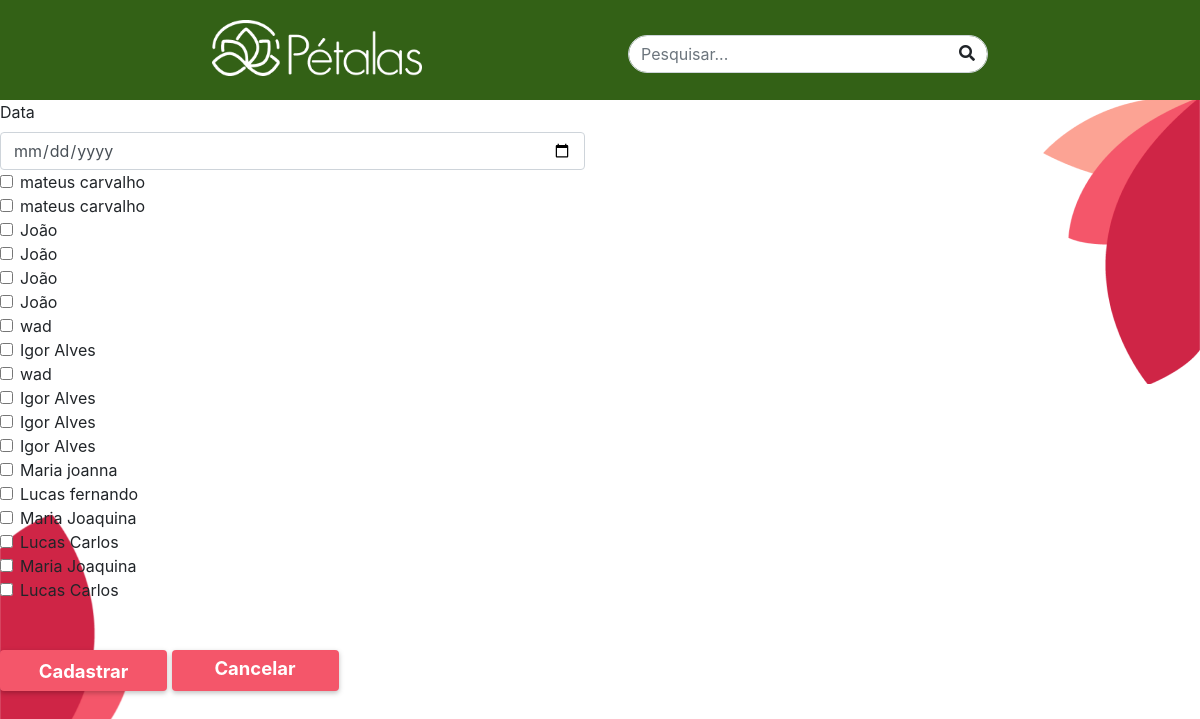
Screenshot of /presenca/cadastro/Eu e o Mundo - Manhã/ with the database file from the repository.
### petalas_app/models.py (models this page shows)
class Crianca(models.Model):
    id_crianca = models.AutoField(primary_key=True)
    nome = models.TextField(max_length=255)
    idade = models.IntegerField()
    nascimento = models.DateField()
    entrada = models.DateField()
    turma = models.TextField(max_length=255)
    cpf_crianca = models.TextField(max_length=255)
    nome_resp = models.TextField(max_length=255)
    email_resp = models.TextField(max_length=255)
    tel_resp = models.TextField(max_length=255)
    cpf_resp = models.TextField(max_length=255)

### petalas_app/views.py (the view, shortened to what this page needs)
# urls.py: path('presenca/cadastro/<str:turma_atual>/', views.cadastro_presenca, name='cadastro_presenca'),
def cadastro_presenca(request, turma_atual):
    if request.method == "GET":
        criancas = Crianca.objects.filter(turma=turma_atual)
        context = {
            'turma' : turma_atual,
            'criancas': criancas,
        }
        return render(request, 'cadastro_presenca.html', context)

### templates/cadastro_presenca.html (shortened to what this page needs)
{% include "navbar.html" %}
<form
  class="row g-3"
  method="post"
  action="{% url 'cadastro_presenca' turma_atual=turma %}"
>
  <div class="col-md-6">
    <label for="inputData" class="form-label">Data</label>
    <input type="date" name="data" class="form-control" id="inputData" />
  </div>
  {% for crianca in criancas %}
  <div class="col-md-12">
    <div class="form-check">
      <input
        class="form-check-input"
        type="checkbox"
        name="criancas_presentes"
        value="{{ crianca.id_crianca }}"
        id="checkCrianca{{ crianca.id_crianca }}"
      />
      <label
        class="form-check-label"
        for="checkCrianca{{ crianca.id_crianca }}"
      >
        {{crianca.nome}}
      </label>
    </div>
  </div>
  {% endfor %}
  <br />
  <br />
  <br />
  <div class="col-12">
    <button id="cadastro_dia" type="submit" class="btn voltar-btn btn-primary" style="border: 0px;">
      Cadastrar
    </button>
    <a href="{% url 'listagem_presencas' turma %}"> <div class="btn voltar-btn"> Cancelar </div> </a>
  </div>
</form>

### templates/cadastro_presenca.html (style rules this page uses)
body { overflow-x: hidden; }

### rows the page displays
Crianca: nome "mateus carvalho"
Crianca: nome "mateus carvalho"
Crianca: nome "João"
Crianca: nome "João"
Crianca: nome "João"
Crianca: nome "João"
Crianca: nome "wad"
Crianca: nome "Igor Alves"
Crianca: nome "wad"
Crianca: nome "Igor Alves"
Crianca: nome "Igor Alves"
Crianca: nome "Igor Alves"
Crianca: nome "Maria joanna"
Crianca: nome "Lucas fernando"
Crianca: nome "Maria Joaquina"
Crianca: nome "Lucas Carlos"
Crianca: nome "Maria Joaquina"
Crianca: nome "Lucas Carlos"
